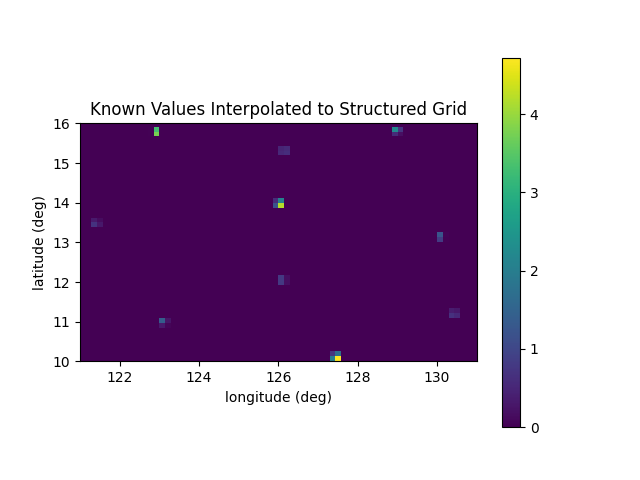

Write Python code to recreate this figure.
# Short script which interpolates a set of known points and values to a structured grid
# Known locations are compared to the nearest 4 structured points in the grid and 
# weights are applied to each of the 4 nearest points based on the area of the 
# rectangle formed by the known location in one corner and each of the nearest
# structured points in the opposite corner. 
# The known value is then distributed among the 4 nearest corners proportionally based on 
# these weight values

from re import A
import matplotlib.pyplot as plt
import numpy as np


# Structured Grid Points
grid_lon = np.linspace(121,131,70)
grid_lat = np.linspace(10,16,50)
grid_val = np.zeros((70,50))

# Known Values and locations
lon = [121.39,126.19,130.27,127.42,126.14,125.96,123.15,130.5,129.08,122.74]
lat = [13.51,12.02,13.11,10.09,15.33,14,10.88,11.18,15.78,15.82]
val = [1.494,1.934,2.148,9.155,2.221,8.1,2.039,1.916,3.729,7.137]

for k in range(0,10):
    for i in range(0,69):                      
        for j in range(0,49):        
            if((grid_lon[i]<lon[k]) and (lon[k] < grid_lon[i+1])):    
                if((grid_lat[j]<lat[k]) and (lat[k] < grid_lat[j+1])):
                    
                    x1 = grid_lon[i]
                    x2 = grid_lon[i+1]
                    y1 = grid_lat[j]
                    y2 = grid_lat[j+1]

                    x0 = lon[k]
                    y0 = lat[k]

                    den = (x2 - x1)*(y2-y1)

                    w11 = (x0 - x1)*(y0-y1)/den
                    w12 = (x2 - x0)*(y0-y1)/den
                    w21 = (x0 - x1)*(y2-y0)/den
                    w22 = (x2 - x0)*(y2-y0)/den

                    grid_val[i,j] = w11*val[k]
                    grid_val[i+1,j] = w12*val[k]
                    grid_val[i,j+1] = w21*val[k]
                    grid_val[i+1,j+1] = w22*val[k]

        
fig, ax = plt.subplots()
ax.set_xlabel('longitude (deg)')
ax.set_ylabel('latitude (deg)')
ax.set_title('Known Values Interpolated to Structured Grid')


    
im = ax.imshow(np.transpose(grid_val),extent=[121,131,16,10],origin='upper')
ax.invert_yaxis()
fig.colorbar(im)
plt.show()
